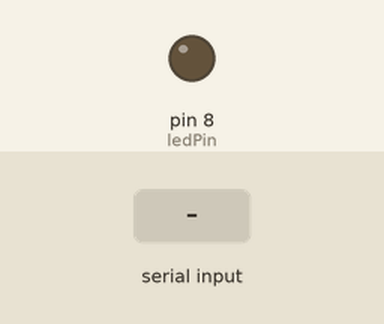
Simulated run of this sketch. Board: Arduino Uno, built with avr-gcc and run on an emulated ATmega328P. Parts: output pins drawn as LEDs (lit = HIGH). Inputs (shaded band) come from the test bench.

Above: at 1.2 s.
1.3 s: "H" received over Serial
At 2.0 s:
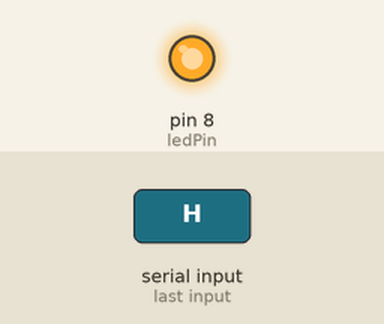
2.8 s: "L" received over Serial
At 3.1 s:
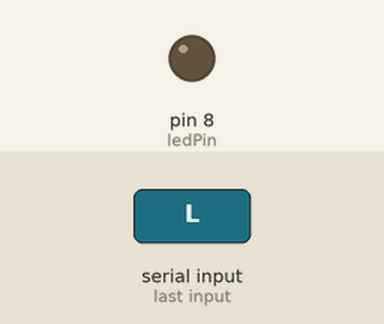
Timing chart, 0 to 5.8 s (numbered marks = the images above; inputs shaded):
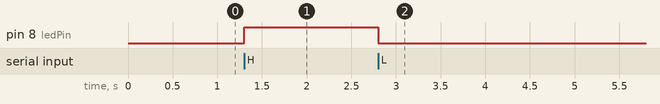

Measured:
- after the input at 1.3 s, pin 8 (ledPin): LOW → HIGH at once
- after the input at 2.8 s, pin 8 (ledPin): HIGH → LOW at once

The sketch:

remote_control.ino
```cpp
const byte ledPin = 8;      // the pin that the LED is attached to
byte incomingByte;      // a variable to read incoming serial data into

boolean ledState = false;

void setup() {
  // initialize serial communication:
  Serial.begin(9600);
  // initialize the LED pin as an output:
  pinMode(ledPin, OUTPUT);
}

void loop() {
  // see if there's incoming serial data:
  if (Serial.available() > 0) {
    // read the oldest byte in the serial buffer:
    incomingByte = Serial.read();
    // if it's a capital H (ASCII 72), turn on the LED:
    if (incomingByte == 'H') {
      ledState = HIGH;
    }
    // if it's an L (ASCII 76) turn off the LED:
    if (incomingByte == 'L') {
      ledState = LOW;
    }
    digitalWrite(ledPin, ledState);
  }
}
```
